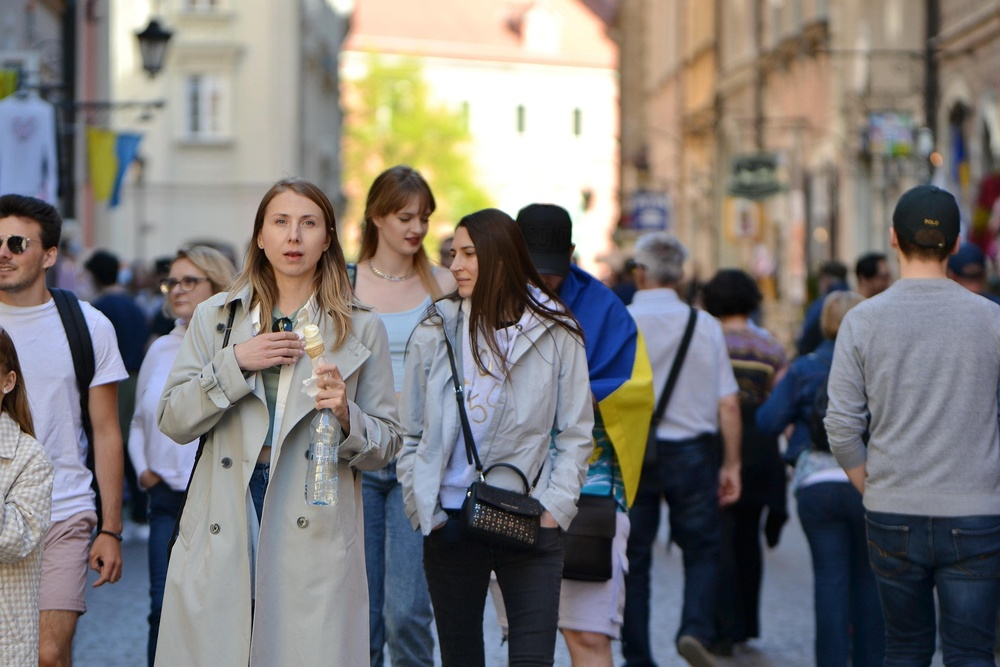
#> input picture input.jpg, 1000 x 667 px, shrunk from 1920 x 1280 before the run
$ python 'Detect Faces in an Image Using OpenCV.py'
#> lines starting #> are read from the running program, lines starting #| are printed output that depends on the picture; after the words box and inside, x2 and y2 are one past the last pixel; in counts of white or black regions, pixels touching at a corner belong together
# pip install opencv-python

import cv2


def detect_faces(image_path, output_path="faces_detected.jpg"):
    # Load the Haar Cascade for face detection
#> called with image_path = 'input.jpg', output_path = 'output.jpg'
    face_cascade = cv2.CascadeClassifier(cv2.data.haarcascades + "haarcascade_frontalface_default.xml")

    # Read the input image and convert to grayscale
    img = cv2.imread(image_path)
#> img is the input picture: shape (667, 1000, 3); mean B, G, R 119.9, 121, 124.5
    if img is None:
        print("Error: Image not found or invalid image format.")
        return
    gray = cv2.cvtColor(img, cv2.COLOR_BGR2GRAY)
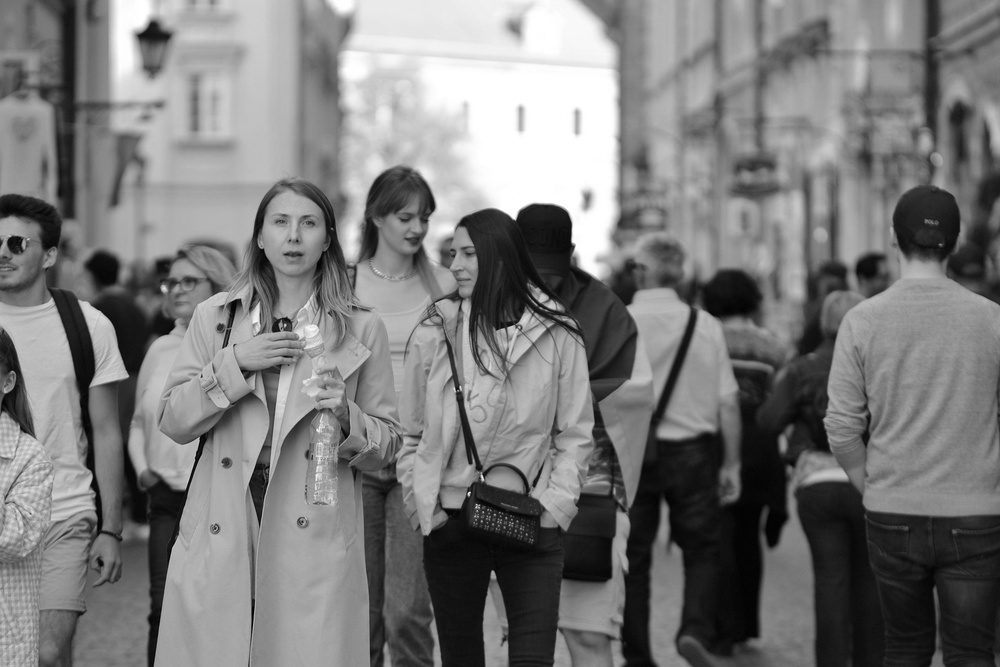
#> gray: shape (667, 1000); min 0, max 255, mean 122

    faces = face_cascade.detectMultiScale(
        gray,
        scaleFactor=1.1,
        minNeighbors=10,
        minSize=(35, 35)
    )
#> faces = [[155, 262, 52, 52], [385, 196, 58, 58], [256, 193, 76, 76]]

    # Draw rectangles around detected faces
    for (x, y, w, h) in faces:
        cv2.rectangle(img, (x, y), (x + w, y + h), (255, 0, 0), 2)
#> this loop made 3 passes
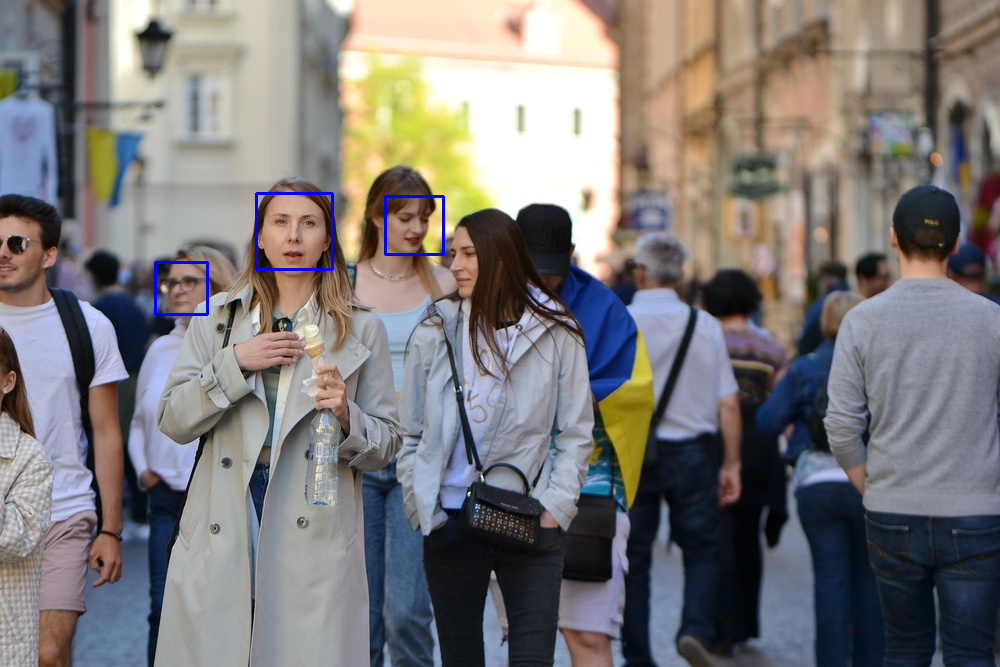
#> img: shape (667, 1000, 3); 0.33% of pixels changed, all inside (x1, y1, x2, y2) = (154, 192, 445, 316)

    # Save the result and print the number of faces detected
    cv2.imwrite(output_path, img)
    print(f"Detected {len(faces)} face(s). Output saved as '{output_path}'")
#| Detected 3 face(s). Output saved as 'output.jpg'


# Example usage:
if __name__ == "__main__":
    detect_faces("input.jpg", "output.jpg")


# Why? This snippet leverages OpenCV's Haar Cascades to detect faces in an image, showcasing a fundamental computer
# vision technique. It's great for building applications in security, photo editing, or interactive art,
# and is an excellent introduction to image processing with Python.

$ run again, with sample.jpg copied over input.jpg
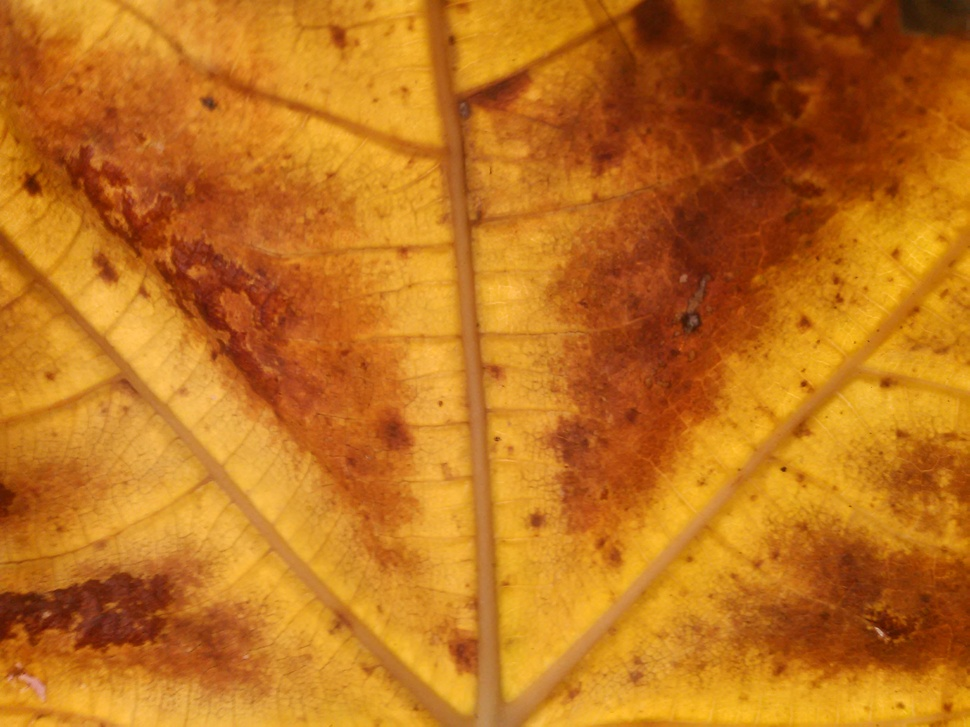
#> input picture sample.jpg, 970 x 727 px, shrunk from 3264 x 2448 before the run
#> in detect_faces, img is the input picture: shape (727, 970, 3); mean B, G, R 27.9, 113.7, 190.7
#> in detect_faces, `gray = cv2.cvtColor(img, cv2.COLOR_BGR2GRAY)`:
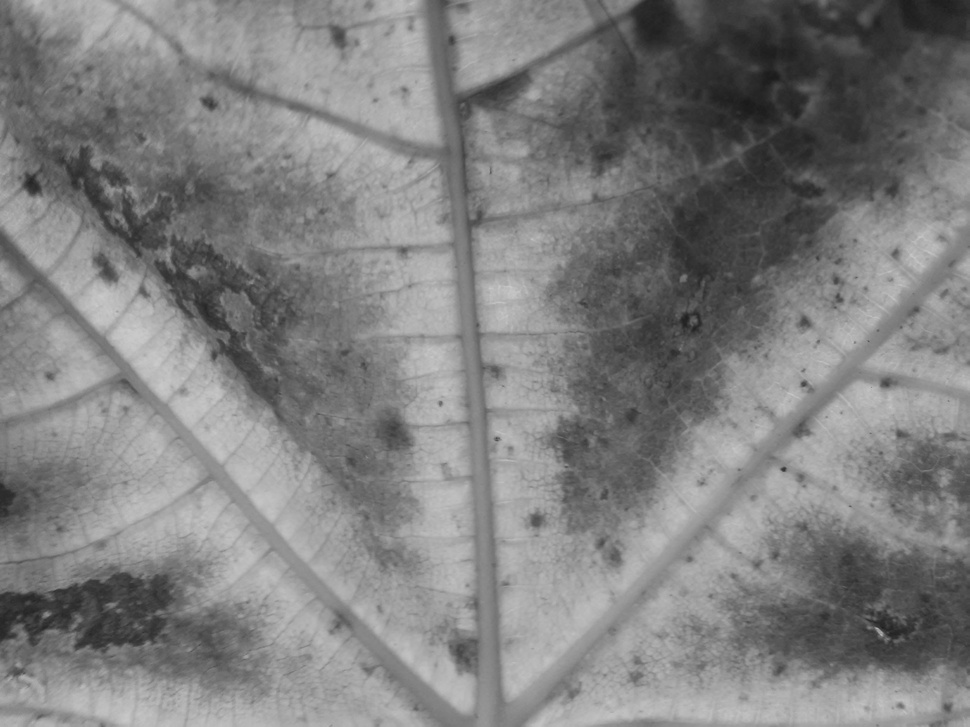
#> gray: shape (727, 970); min 25, max 202, mean 127
#> faces = [[460, 133, 74, 74], [767, 163, 78, 78]]
#> the loop in detect_faces, `for (x, y, w, h) in faces:` made 2 passes
#> after the loop in detect_faces, `for (x, y, w, h) in faces:`:
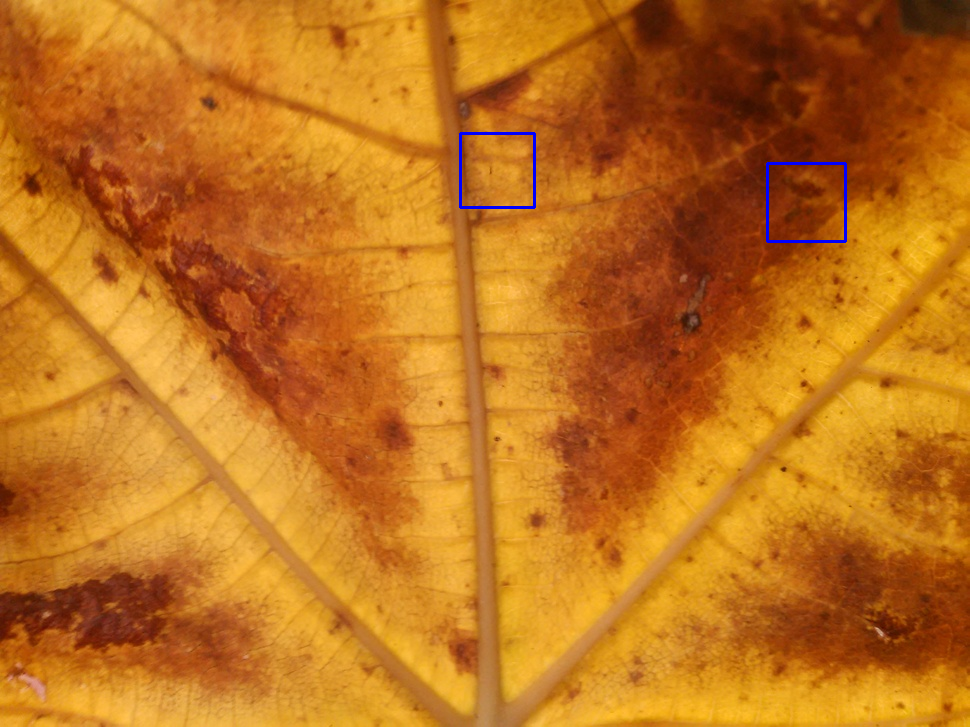
#> img: shape (727, 970, 3); 0.26% of pixels changed, all inside (x1, y1, x2, y2) = (459, 132, 847, 243)
#| Detected 2 face(s). Output saved as 'output.jpg'
